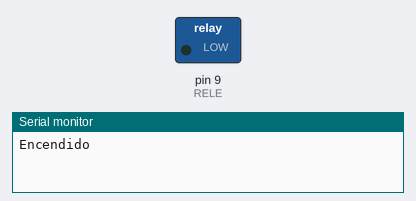
Bench run of a sketch on a simulated Arduino Uno, built with avr-gcc and run on an emulated ATmega328P. Shown: switched loads named in the sketch (green lamp = pin HIGH), the last lines printed to the serial monitor.

Above: at 1.0 s.
At 3.5 s:
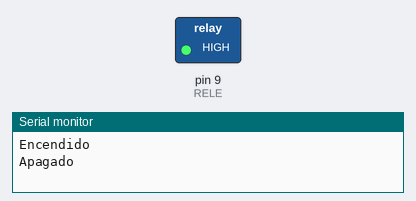
Timing chart, 0 to 6.5 s (numbered marks = the images above):
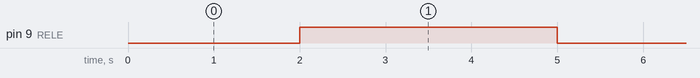

The sketch:

ValvulaAgua2.ino
```cpp
//Manejo de relevadores y electroválvulas.
//Dr. Fernando Aldana Franco, Dr. José Gustavo Leyva Retureta, Dr. Carlos Alberto Mora Barradas.
//Julio 2022.
//Facultad de Ingeniería Mecánica y Eléctrica - Xalapa. Universidad Veracruzana.
/*Descripción: Este programa permite electroválvulas mediante relevadores. Lo que permite la apertura y cerrado de la tubería en el proyecto.*/
#define RELE 9 //Pin 9 digital
const int TIEMPO_DE_LLENADO = 2000; //Tiempo de llenado
const int TIEMPO_ESPERA = 3000; //Tiempo de espera

void setup() {
  pinMode(RELE, OUTPUT);//Define el pin RELE como salida
  digitalWrite(RELE, HIGH);//Rele inicia apagado
  Serial.begin(9600); //Inicia canal serial
}

void loop() {
  Serial.println("Encendido"); //Imprime etiqueta de encendido
  digitalWrite(RELE, LOW);//Enciende el rele
  delay(TIEMPO_DE_LLENADO);//Espera el tiempo de llenado
  Serial.println("Apagado"); //Etiqueta de apagado
  digitalWrite(RELE, HIGH);//Apaga el rele
  delay(TIEMPO_ESPERA);//Tiempo de espera antes de repetir el proceso
}
```

Measured:
- by itself, pin 9 (RELE): alternates HIGH for 3.0 s and LOW for 2.0 s
